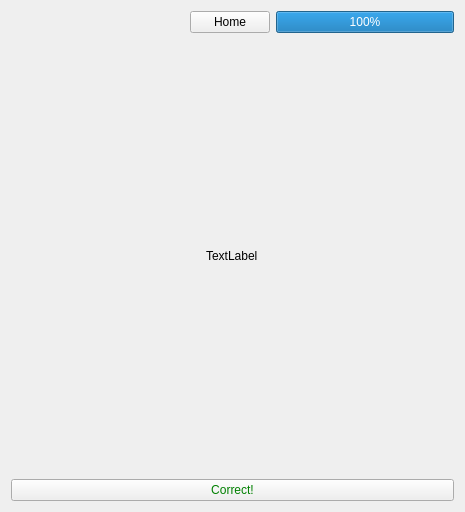
<?xml version="1.0" encoding="UTF-8"?>
<ui version="4.0">
 <class>Dialog</class>
 <widget class="QDialog" name="Dialog">
  <property name="geometry">
   <rect>
    <x>0</x>
    <y>0</y>
    <width>465</width>
    <height>512</height>
   </rect>
  </property>
  <property name="focusPolicy">
   <enum>Qt::NoFocus</enum>
  </property>
  <property name="windowTitle">
   <string>The Book-INATOR</string>
  </property>
  <layout class="QVBoxLayout" name="verticalLayout">
   <item>
    <layout class="QHBoxLayout" name="horizontalLayout">
     <item>
      <spacer name="horizontalSpacer">
       <property name="orientation">
        <enum>Qt::Horizontal</enum>
       </property>
       <property name="sizeHint" stdset="0">
        <size>
         <width>40</width>
         <height>20</height>
        </size>
       </property>
      </spacer>
     </item>
     <item>
      <widget class="QPushButton" name="home_Button">
       <property name="focusPolicy">
        <enum>Qt::NoFocus</enum>
       </property>
       <property name="text">
        <string>Home</string>
       </property>
      </widget>
     </item>
     <item>
      <widget class="QProgressBar" name="timer_Bar">
       <property name="value">
        <number>100</number>
       </property>
       <property name="invertedAppearance">
        <bool>false</bool>
       </property>
      </widget>
     </item>
    </layout>
   </item>
   <item>
    <layout class="QVBoxLayout" name="verticalLayout_2">
     <item alignment="Qt::AlignHCenter">
      <widget class="QLabel" name="word">
       <property name="text">
        <string>TextLabel</string>
       </property>
      </widget>
     </item>
     <item>
      <widget class="QPushButton" name="next_Button">
       <property name="focusPolicy">
        <enum>Qt::NoFocus</enum>
       </property>
       <property name="styleSheet">
        <string notr="true">color: green</string>
       </property>
       <property name="text">
        <string>Correct!</string>
       </property>
       <property name="shortcut">
        <string>Space</string>
       </property>
      </widget>
     </item>
    </layout>
   </item>
  </layout>
 </widget>
 <resources/>
 <connections/>
</ui>
